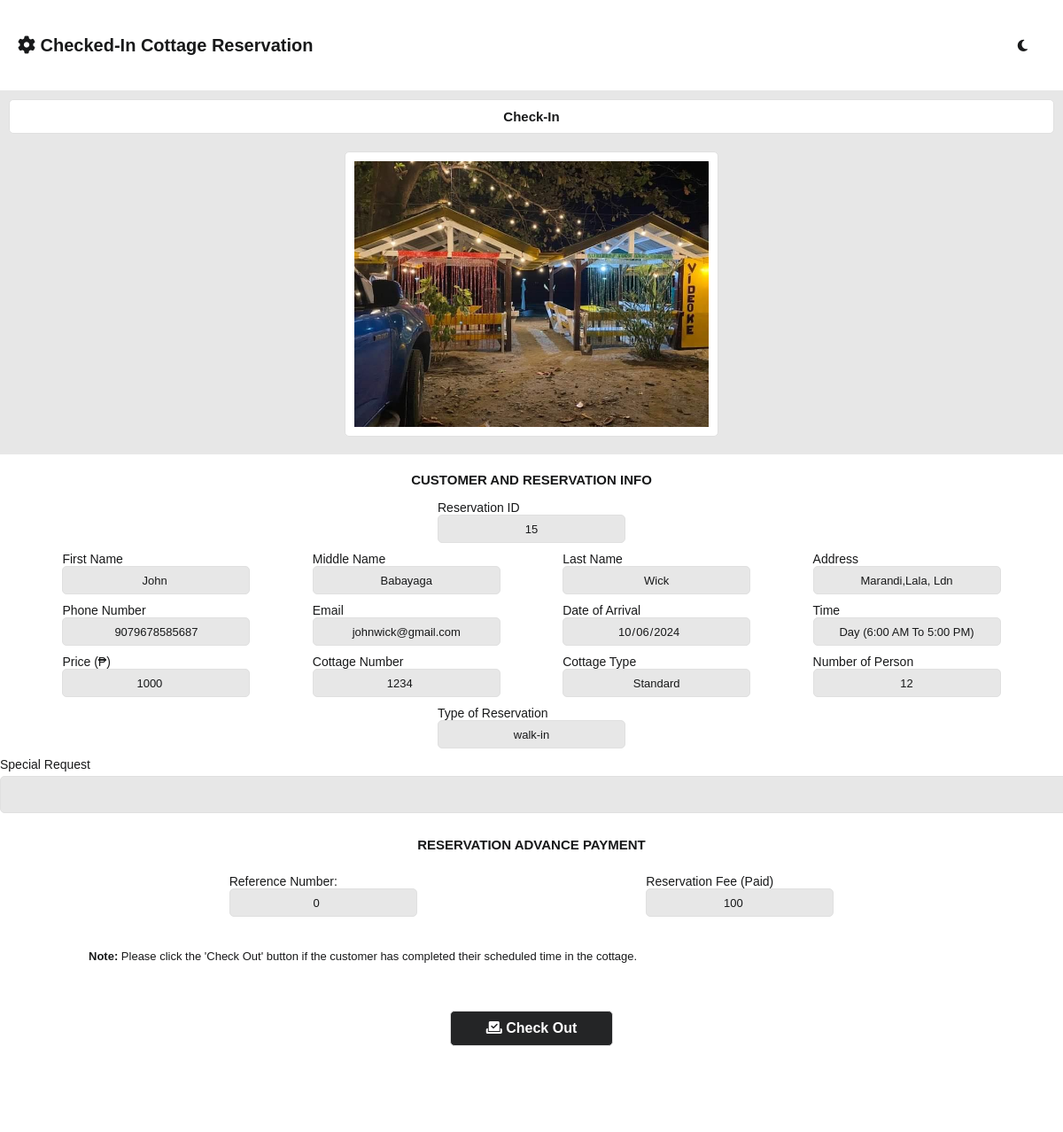
Screenshot of /admin/cottage_checkedIn.php?manage_id=15 (signed in) with the database file from the repository.
### tables this page shows
CREATE TABLE `reserve_cottage_tbl` (
  `reserve_id` int(11) NOT NULL,
  `user_id` int(255) NOT NULL,
  `reserve_status` varchar(255) NOT NULL,
  `reserve_type` varchar(255) NOT NULL,
  `first_name` varchar(255) NOT NULL,
  `middle_name` varchar(255) NOT NULL,
  `last_name` varchar(255) NOT NULL,
  `reserve_address` text NOT NULL,
  `phone_number` bigint(255) NOT NULL,
  `email` varchar(255) NOT NULL,
  `date_of_arrival` date NOT NULL,
  `time` varchar(255) NOT NULL,
  `price` bigint(255) NOT NULL,
  `cottage_number` bigint(255) NOT NULL,
  `cottage_type` varchar(255) NOT NULL,
  `number_of_person` int(255) NOT NULL,
  `special_request` text NOT NULL,
  `cottage_photo` varchar(255) NOT NULL,
  `reference_number` bigint(255) NOT NULL,
  `cottage_reserve_fee` bigint(255) NOT NULL,
  `rejection_reason` text NOT NULL
);

### admin/cottage_checkedIn.php (the view, shortened to what this page needs)
<?php
include('db_connect.php');
$manage_data = [
    'reserve_id' => '',
    'reserve_status' => '',
    'first_name' => '',
    'middle_name' => '',
    'last_name' => '',
    'reserve_address' => '',
    'phone_number' => '',
    'email' => '',
    'date_of_arrival' => '',
    'time' => '',
    'cottage_number' => '',
    'cottage_type' => '',
    'number_of_person' => '',
    'price' => '',
    'special_request' => '',
    'reserve_type' => '',
    'cottage_photo' => '',
    'cottage_reserve_fee' => ''
];
if (isset($_GET['manage_id'])) {
    $manage_id = $_GET['manage_id'];
    $manage_query = "SELECT * FROM reserve_cottage_tbl WHERE reserve_id = $manage_id";
    $manage_result = mysqli_query($con, $manage_query);
    $manage_data = mysqli_fetch_assoc($manage_result);
}
?>
<!DOCTYPE html>
<html lang="en">
<head>
    <?php
    include 'assets.php'
    ?>
    <link rel="stylesheet" type="text/css" href="css/main.css?v=<?php echo time(); ?>">
    <link rel="stylesheet" type="text/css" href="css/sidenav2.css?v=<?php echo time(); ?>">
    <link rel="stylesheet" type="text/css" href="css/allReservationRoomAndCottage.css?v=<?php echo time(); ?>">
</head>
<body>
    <main>
        <section class="middle-container">
            <div class="header-container">
                <div class="title-head">
                    <label for=""><i class="fa-solid fa-gear"></i> Checked-In Cottage
                        Reservation</label>
                </div>
                <?php include 'icon-container.php' ?>
            </div>
            <div class="center-container">
                <div class="container">
                    <div class="header-label">
                        <label for="">Check-in</label>
                    </div>
                    <form method="post" action="" class="form-container">
                        <div class="info-container">
                            <div class="image-container">
                                <img name="photo" src="<?php echo $manage_data['cottage_photo']; ?>" alt="">
                            </div>
                            <div class="header-label2">
                                <label>CUSTOMER AND RESERVATION INFO</label>
                            </div>
                            <div class="line">
                                <div>
                                    <label>Reservation ID</label><br>
                                    <input value="<?php echo $manage_data['reserve_id']; ?>">
                                </div>
                            </div>
                            <div class="line">
                                <div>
                                    <label>First Name</label><br>
                                    <input name="first_name" value="<?php echo $manage_data['first_name']; ?>" disabled>
                                </div>
                                <div>
                                    <label>Middle Name</label><br>
                                    <input name="middle_name" value="<?php echo $manage_data['middle_name']; ?>" disabled>
                                </div>
                                <div>
                                    <label>Last Name</label><br>
                                    <input name="last_name" value="<?php echo $manage_data['last_name']; ?>" disabled>
                                </div>
                                <div>
                                    <label>Address</label><br>
                                    <input name="reserve_address"
                                        value="<?php echo $manage_data['reserve_address']; ?>" disabled>
                                </div>
                            </div>
                            <div class="line">
                                <div>
                                    <label>Phone Number</label><br>
                                    <input name="phone_number" value="<?php echo $manage_data['phone_number']; ?>" disabled>
                                </div>
                                <div>
                                    <label>Email</label><br>
                                    <input class="notransform" name="email"
                                        value="<?php echo $manage_data['email']; ?>" disabled>
                                </div>
                                <div>
                                    <label>Date of Arrival</label><br>
                                    <input type="date" name="date_of_arrival"
                                        value="<?php echo $manage_data['date_of_arrival']; ?>" disabled>
                                </div>
                                <div>
                                    <label>Time</label><br>
                                    <input type="text" name="time" value="<?php echo $manage_data['time']; ?>" disabled>
                                </div>
                            </div>
                            <div class="line">
                                <div>
                                    <label>Price (₱)</label><br>
                                    <input type="number" name="price" value="<?php echo $manage_data['price']; ?>" disabled>
                                </div>
                                <div>
                                    <label>Cottage Number</label><br>
                                    <input type="number" name="cottage_number"
                                        value="<?php echo $manage_data['cottage_number']; ?>" disabled>
                                </div>
                                <div>
                                    <label>Cottage Type</label><br>
                                    <input name="cottage_type" value="<?php echo $manage_data['cottage_type']; ?>" disabled>
                                </div>
                                <div>
                                    <label>Number of Person</label><br>
                                    <input name="number_of_person"
                                        value="<?php echo $manage_data['number_of_person']; ?>" disabled>
                                </div>
                            </div>
                            <div class="line">
                                <div>
                                    <label>Type of Reservation</label><br>
                                    <input type="text" class="notransform" name="reserve_type"
                                        value="<?php echo $manage_data['reserve_type']; ?>" disabled>
                                </div>
                            </div>
                            <div class="line">
                                <div>
                                    <label>Special Request</label><br>
                                    <textarea name="special_request"
                                        id="" disabled><?php echo $manage_data["special_request"] ?></textarea>
                                </div>
                            </div>
                            <div class="header-label2">
                                <label>RESERVATION ADVANCE PAYMENT</label>
                            </div>
                            <div class="payment-container">
                                <div class="line">
                                    <div>
                                        <label>Reference Number:</label><br>
                                        <input type="number" name="reservation_fee" value="<?php echo $manage_data['reference_number']; ?>" readonly>
                                    </div>
                                    <div>
                                        <label>Reservation Fee (Paid)</label><br>
                                        <input type="number" name="cottage_reserve_fee" value="<?php echo $manage_data["cottage_reserve_fee"] ?>" disabled>
                                    </div>
                                </div>
                            </div>
                            <div class="note">
                                <p>
                                    <b>Note:</b> Please click the 'Check Out' button if the customer has completed their scheduled time in the cottage.
                                </p>
                            </div>
                            <br>
                        </div>
                        <div class="button-holder">
                            <button class="check-btn" type="submit" name="confirm"><i
                                    class="fa-solid fa-check-to-slot"></i>
                                Check Out</button>
                        </div>
                    </form>
                </div>
            </div>
        </section>
    </main>
</body>
</html>

### admin/css/header.css (style rules this page uses)
* { margin: 0; font-family: 'Trebuchet MS', 'Lucida Sans Unicode', 'Lucida Grande', 'Lucida Sans', Arial, sans-serif; box-sizing: none; }
button { cursor: pointer; }

### admin/css/main.css (style rules this page uses)
* { margin: 0; font-family: 'Trebuchet MS', 'Lucida Sans Unicode', 'Lucida Grande', 'Lucida Sans', Arial, sans-serif; }
body { background-color: var(--first-color2); }
button { cursor: pointer; }
:root { --first-color: white; --first-color2: #E7E7E7; --second-color: #EAE2B7; --fourth-color: #F77F00; --seventh-color: #18191A; --seventh-color2: #e0e0e0; --seventh-color3: #e0e0e0; --select-color: #F77F00; --select-color2: #cd6a00; --booknow-text: #ffffff; --booknow-text2: #242526; --booknow-border: #F77F00; --reservation-titleborder: #18191A; --box-shadow: #b4b4b4; --after-input: #effaff; --water-border: #EAE2B7; --water-color: #0d2cc5; --pure-white: white; --third-color: #FCBF49; --fifth-color: #D62828; --sixth-color: #00527e; --seventh-color4: #757575; --eight-color: #002334; --eight-color2: #001824; --reservation-title: #18191A; --reservation-text: white; --gray-button: rgba(220, 220, 220, 0.849); font-size: 62.5%; --tdeven-color: #0023340c; --proceed-color: white; --proceed-bgcolor: #242526; --cancel-color: white; --cancel-bgcolor: #242526; --fixed-color: #242526; --graph-title-color: #777; --legend-text-color: #777; --tooltip-bg-color: #333333; --tooltip-title-color: #ffffff; --tooltip-body-color: #ffffff; --axis-title-color: #777; --axis-ticks-color: #777; }
p { color: var(--seventh-color); font-size: 1.5rem; text-align: justify; line-height: 1.5; }
.center-container { animation: transitionIn 0.5s; }

### admin/css/sidenav2.css (style rules this page uses)
main { width: 100%; display: flex; flex-direction: row; }
.middle-container { width: 100%; display: flex; flex-direction: column; }
.header-container { width: 100%; height: 8vh; background-color: var(--first-color); display: flex; justify-content: space-between; align-items: center; }
.title-head { display: flex; align-items: center; margin-left: 20px; }
.title-head label { font-size: 2rem; font-weight: bold; color: var(--seventh-color); text-transform: capitalize; }
.center-container { width: 100%; background-color: var(--first-color2); height: 92vh; overflow-y: scroll; }

### rows the page displays
reserve_cottage_tbl: cottage_photo (picture), reserve_id "15", first_name "john", middle_name "Babayaga", last_name "wick", reserve_address "marandi,lala, ldn", phone_number "9079678585687", email "johnwick@gmail.com", date_of_arrival "10/06/2024", time "Day (6:00 AM to 5:00 PM)", price "1000", cottage_number "1234", cottage_type "Standard", number_of_person "12", reserve_type "walk-in", reservation_fee "0", cottage_reserve_fee "100"
